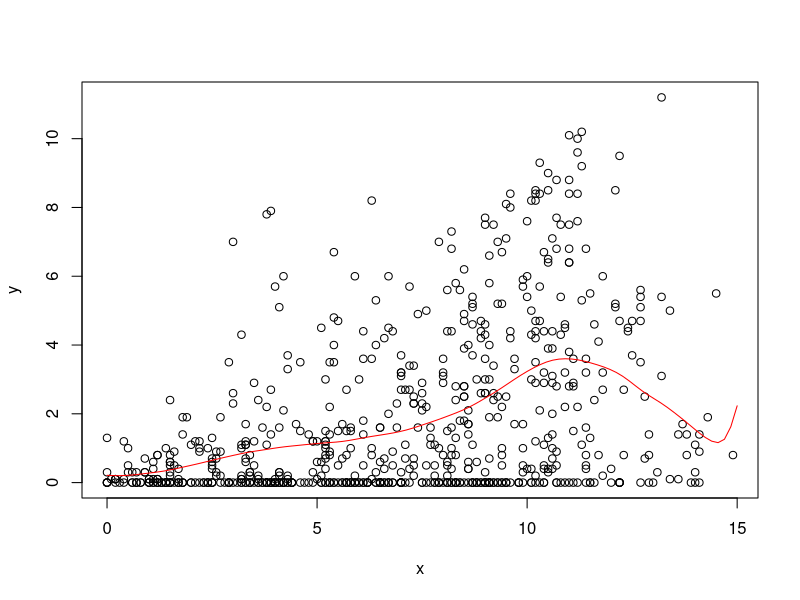
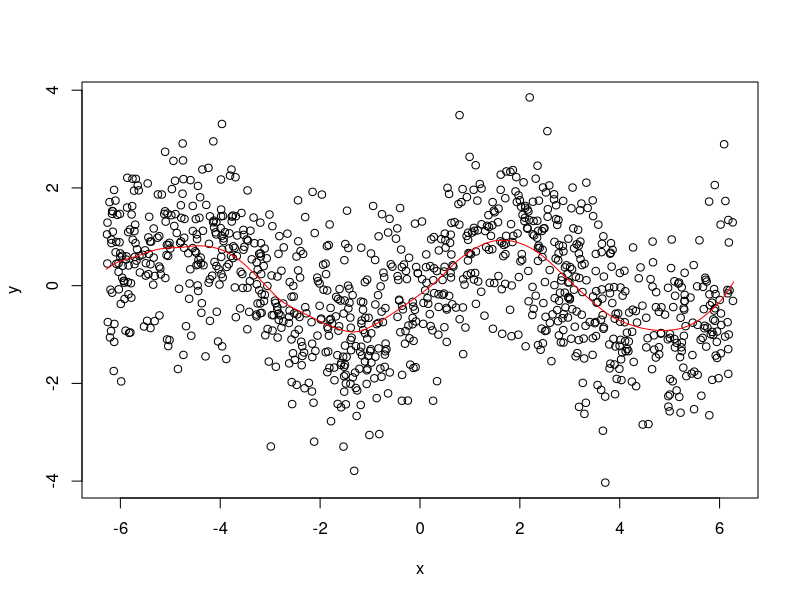

Write R code to recreate these figures, in order.
# STAT-S 610
# LAB 3
# 2020-10-02
# https://jfukuyama.github.io/teaching/stat610/assignments/lab3.pdf

# --- functions --- #

#' @param x (numeric) vector of same length as y
#' @param y (numeric) vector of same length as y
#' @param z (numeric) vector, can be of a different length
#' @param omega (numeric) must be a scalar
#' @return (numeric) vector of the same length as z
llr <- function(x, y, z, omega) {
  fits <- sapply(z, compute_f_hat, x, y, omega)
  return(fits)
}

#' @param z (numeric) must be a scalar
#' @param x (numeric) vector of the same length as y
#' @param y (numeric) vector of the same length as x
#' @param omega (numeric) must be a scalar
#' @return (numeric) scalar
compute_f_hat <- function(z, x, y, omega) {
  w <- make_weight_vector(z, x, omega) # MJ
  X <- make_predictor_matrix(x)
  f_hat <- c(1, z) %*% solve(t(X) %*% apply(X, 2, function(v) v * w)) %*% t(X) %*% sapply(1:length(y), function(i) y[i] * w[i]) #MJ
  return(f_hat)
}



make_weight_vector <- function(z, x, omega) { # MJ
  r <- abs(x - z) / omega  # this is a vector of the same length as x
  w <- sapply(r, W)  # this is a vector of the same length as x and r
  return(w)
}

#' @param z (numeric) must be a scalar
#' @param x (numeric) vector of arbitrary length
#' @param omega (numeric) must be a scalar
#' @return (numeric) a diagonal matrix
make_weight_matrix <- function(z, x, omega) {
  r <- abs(x - z) / omega  # this is a vector of the same length as x
  w <- sapply(r, W)  # this is a vector of the same length as x and r
  Wz <- diag(w)  # this is a diagonal matrix with elements from w
  return(Wz)
}

#' @param r (numeric) must be a scalar
#' @return (numeric) scalar
W <- function(r) {
  if (abs(r) < 1) {
    return((1 - abs(r) ** 3) ** 3)
  } else {
    return(0)
  }
}

#' @param x (numeric) vector of arbitrary length
#' @return (numeric) matrix with 2 columns and rows equal to length of x
make_predictor_matrix <- function(x) {
  n <- length(x)
  return(cbind(rep(1, n), x))
}


# --- example 1 --- #

# get the data
data(french_fries, package = 'reshape2')
french_fries <- na.omit(french_fries)

# input data
x <- french_fries$potato
y <- french_fries$buttery

# space along which to smooth
z <- seq(0, 15, length.out = 100)

# run smoothing
fits <- llr(z = z, x = x, y = y, omega = 2)

# plot the data and the smoother
plot(x, y)
lines(z, fits, col = 'red')


# --- example 2 --- #

# noisy sine wave
x <- runif(1000, -2 * pi, 2 * pi)
y <- sin(x) + rnorm(length(x))

# space along which to smooth
z <- seq(-2 * pi, 2 * pi, length.out = 100)

# run smoothing
fits <- llr(z = z, x = x, y = y, omega = pi / 3)

# plot the data and the smoother
plot(x, y)
lines(z, fits, col = 'red')

